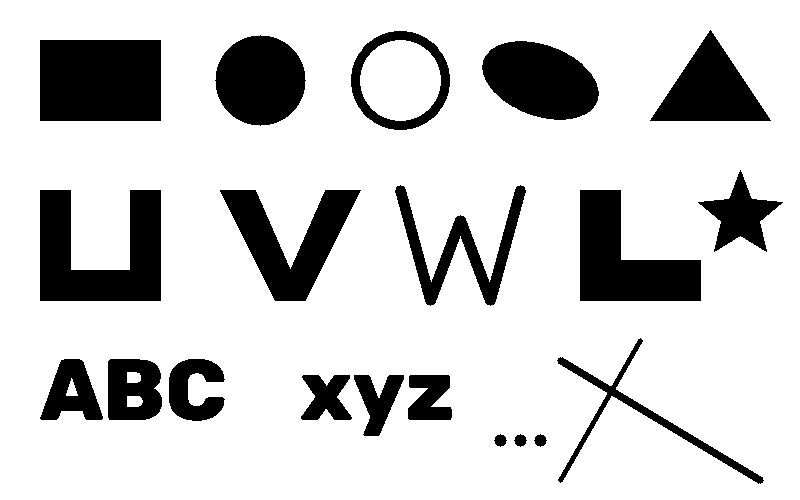
#> input picture Lab9/forma_binara.jpg, 800 x 500 px
$ python Lab9_Tema.py
#> lines starting #> are read from the running program, lines starting #| are printed output that depends on the picture; after the words box and inside, x2 and y2 are one past the last pixel; in counts of white or black regions, pixels touching at a corner belong together
import cv2
import numpy as np
import os
from collections import deque
from pathlib import Path

# Tema 9 - Etichetarea componentelor conexe
# Algoritm 2 - Doua treceri cu clase de echivalenta
# TREBUIA AFISATA SI IMAGINEA INTERMEDIARA

image_path = r'./forma_binara.jpg'

OBIECT, FUNDAL = 0, 255

# Vecinii anteriori pentru parcurgere sus-jos, stanga-dreapta
NP = [(0, -1), (-1, -1), (-1, 0), (-1, 1)]


# Binarizare: obiect = 0 (negru), fundal = 255 (alb)
def binarizare(gray):
    _, binara = cv2.threshold(gray, 0, FUNDAL, cv2.THRESH_BINARY + cv2.THRESH_OTSU)
    return binara


# Algoritm 2 - Doua treceri cu clase de echivalenta
def etichetare_doua_treceri(img):
    h, w = img.shape
    label = 0
    labels = np.zeros((h, w), dtype=np.int32)
    edges = {}                                            # graful echivalentelor

    # Prima trecere
    for i in range(h):
        for j in range(w):
            if img[i, j] == OBIECT and labels[i, j] == 0:
                L = []
                for di, dj in NP:
                    ni, nj = i + di, j + dj
                    if 0 <= ni < h and 0 <= nj < w and labels[ni, nj] > 0:
                        L.append(labels[ni, nj])
                if len(L) == 0:                           # eticheta noua
                    label += 1
                    labels[i, j] = label
                    edges[label] = []
                else:                                     # cel mai mic vecin
                    x = min(L)
                    labels[i, j] = x
                    for y in L:
                        if y != x:
                            edges[x].append(y)
                            edges[y].append(x)

    # BFS pe graful etichetelor (clase de echivalenta)
    newlabel = 0
    newlabels = np.zeros(label + 1, dtype=np.int32)
    for i in range(1, label + 1):
        if newlabels[i] == 0:
            newlabel += 1
            Q = deque()
            newlabels[i] = newlabel
            Q.append(i)
            while Q:
                x = Q.popleft()
                for y in edges[x]:
                    if newlabels[y] == 0:
                        newlabels[y] = newlabel
                        Q.append(y)

    # A doua trecere: reetichetare
    for i in range(h):
        for j in range(w):
            labels[i, j] = newlabels[labels[i, j]]
    return labels, newlabel, label


# matrice de etichete -> imagine color (fundal alb, cate o culoare pe obiect)
def colorare(labels, n):
    rng = np.random.default_rng(1)
    culori = rng.integers(0, 200, size=(n + 1, 3), dtype=np.uint8)
    culori[0] = (255, 255, 255)
    return culori[labels]


os.chdir(Path(__file__).resolve().parent)

img = cv2.imread(image_path)
#> img is the input picture: shape (500, 800, 3); 81% white; 20 black regions, largest, box (x1, y1, x2, y2) and area: (40, 40, 161, 121) 9801, (40, 190, 161, 301) 8711, (580, 190, 701, 301) 7831
if img is None:
    raise FileNotFoundError(f"Nu pot citi imaginea: {image_path}")
gray = cv2.cvtColor(img, cv2.COLOR_BGR2GRAY)
binara = binarizare(gray)

labels, n, etichete_initiale = etichetare_doua_treceri(binara)
#> after the loop in etichetare_doua_treceri, `for i in range(h):`:
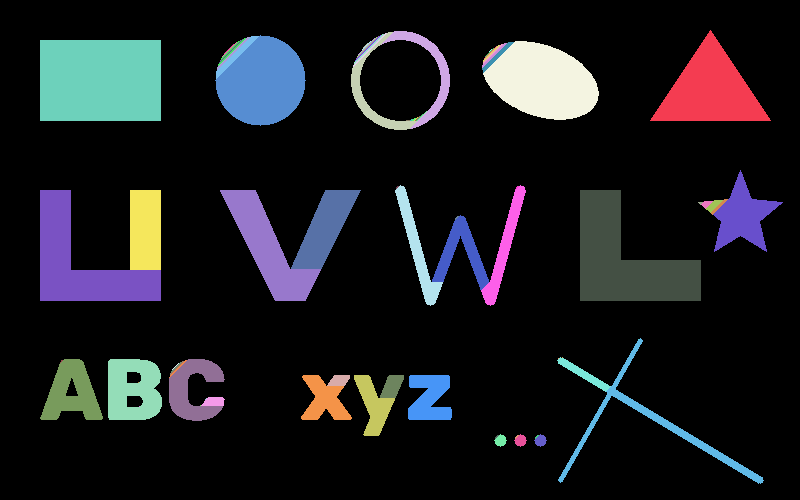
#> labels: shape (500, 800) int32; 82 distinct labels, from 0 to 81; one colour per label, 0 black
#> after the loop in etichetare_doua_treceri, `for i in range(h):`:
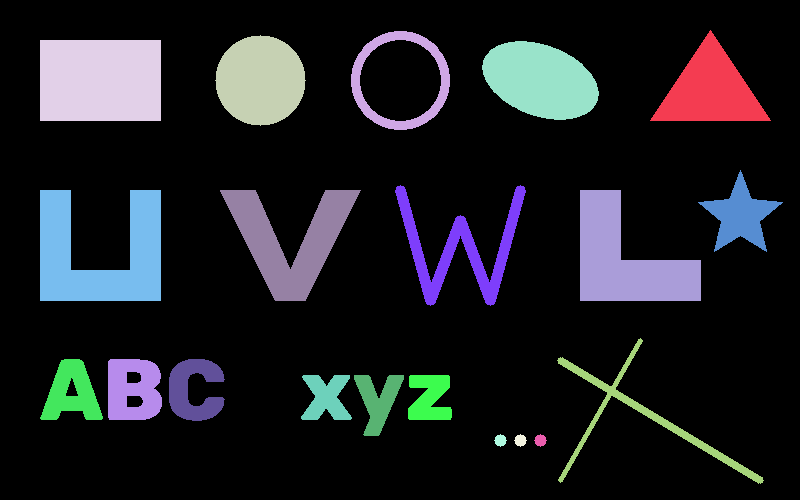
#> labels: shape (500, 800) int32; 21 distinct labels, from 0 to 20; one colour per label, 0 black
#> n = 20; etichete_initiale = 81
print(f'Algoritm 2: {etichete_initiale} etichete initiale -> {n} obiecte')
#| Algoritm 2: 81 etichete initiale -> 20 obiecte

cv2.imshow("Imagine binara", binara)
cv2.waitKey(0)
cv2.imshow("Etichetare doua treceri (Algoritm 2)", colorare(labels, n))
#> in colorare, `culori = rng.integers(0, 200, size=(n + 1, 3), dtype=np.uint8)`: culori = 21 rows, first 8: [199, 26, 94], [189, 147, 4], [102, 79, 131], [150, 63, 189], [18, 184, 6], [180, 86, 134], [135, 137, 170], [49, 36, 165]
#> in colorare, `return culori[labels]`:
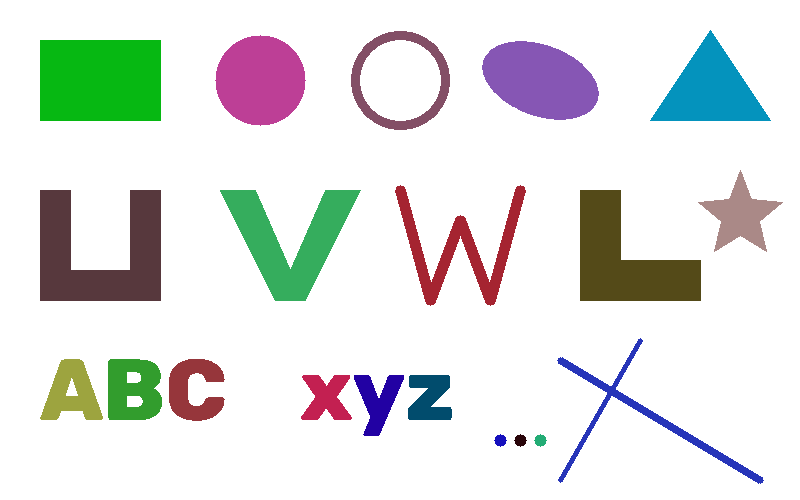
#> returned value: shape (500, 800, 3); mean of channels 0, 1, 2 224.1, 226.1, 223.5; drawn as B, G, R
cv2.waitKey(0)
cv2.destroyAllWindows()
